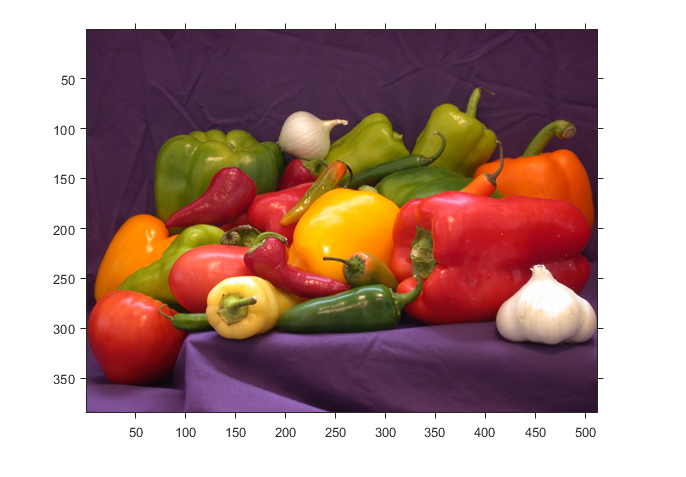
%> input picture Matlab/filter.png, 686 x 477 px
$ octave filter_code.m   (GNU Octave 9; MATLAB toolbox functions it lacks are replaced by stand-ins)
%> lines starting %> are read from the running program, lines starting %| are printed output that depends on the picture
%https://in.mathworks.com/help/images/ref/imfilter.html
%https://in.mathworks.com/help/images/ref/fspecial.html

originalRGB = imread('filter.png');
%> originalRGB is the input picture: size 477x686x3 uint8; mean R, G, B 173.3, 140.8, 135.4
imshow(originalRGB)

h = fspecial('motion', 50, 45);

filteredRGB = imfilter(originalRGB, h);
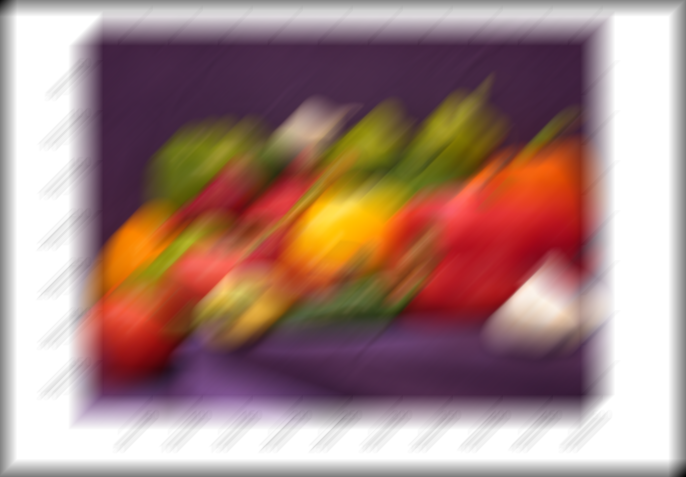
%> filteredRGB: size 477x686x3 uint8; mean R, G, B 165.4, 132.9, 127.5
figure, imshow(filteredRGB)

boundaryReplicateRGB = imfilter(originalRGB, h, 'replicate');
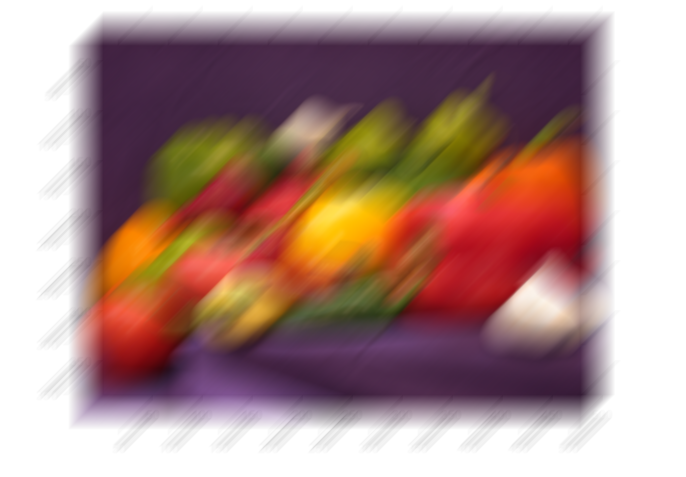
%> boundaryReplicateRGB: size 477x686x3 uint8; mean R, G, B 173.3, 140.8, 135.4; mean of the top-left, top-right, bottom-left and bottom-right quarters 134.7, 138.5, 164.4, 161.6
figure, imshow(boundaryReplicateRGB)

$ run again, with Matlab/img.png copied over Matlab/filter.png
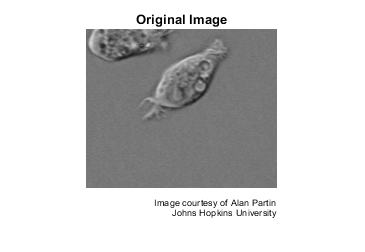
%> input picture Matlab/img.png, 365 x 252 px
%> originalRGB is the input picture: size 252x365x3 uint8; min 0, max 255, mean 207.8
%> `filteredRGB = imfilter(originalRGB, h);`:
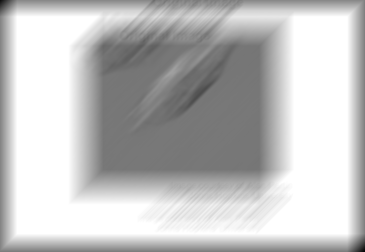
%> filteredRGB: size 252x365x3 uint8; min 1, max 255, mean 193.1
%> `boundaryReplicateRGB = imfilter(originalRGB, h, 'replicate');`:
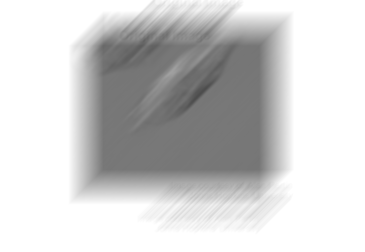
%> boundaryReplicateRGB: size 252x365x3 uint8; min 76, max 255, mean 207.8

$ run again, with Matlab/img1.png copied over Matlab/filter.png
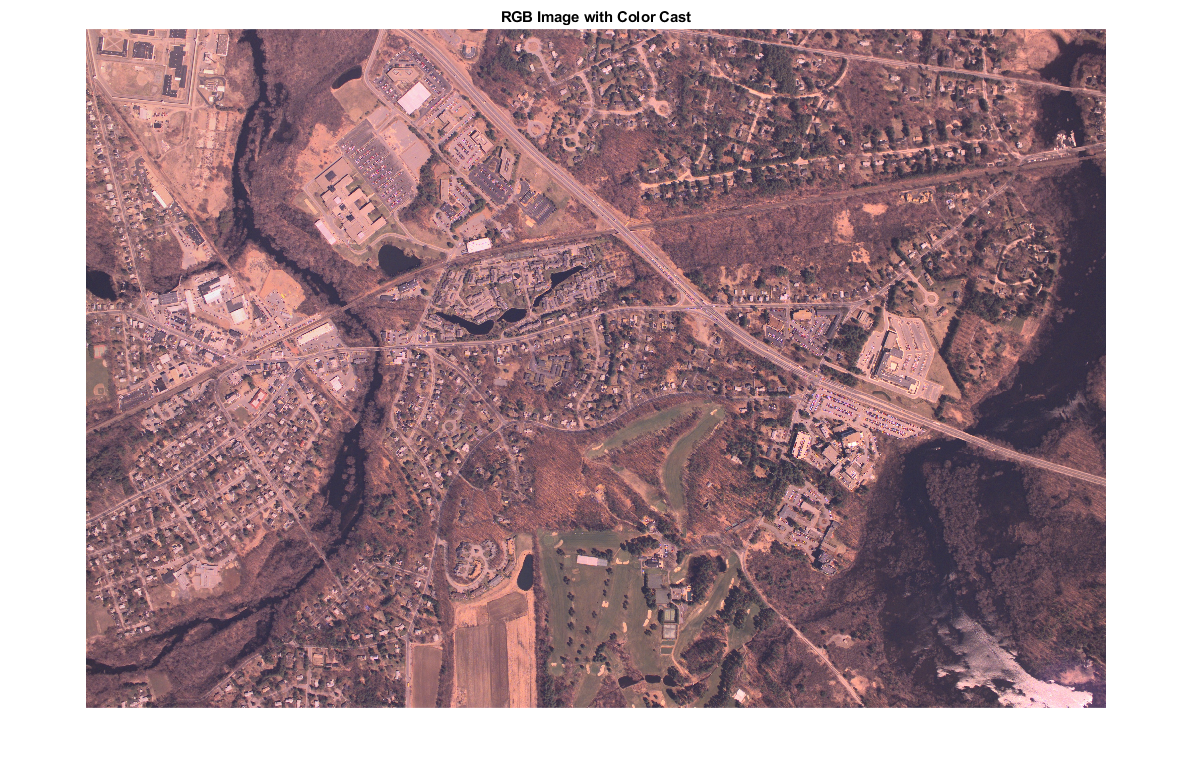
%> input picture Matlab/img1.png, 1194 x 772 px
%> originalRGB is the input picture: size 772x1194x3 uint8; mean R, G, B 166.8, 139.1, 144.7
%> `filteredRGB = imfilter(originalRGB, h);`:
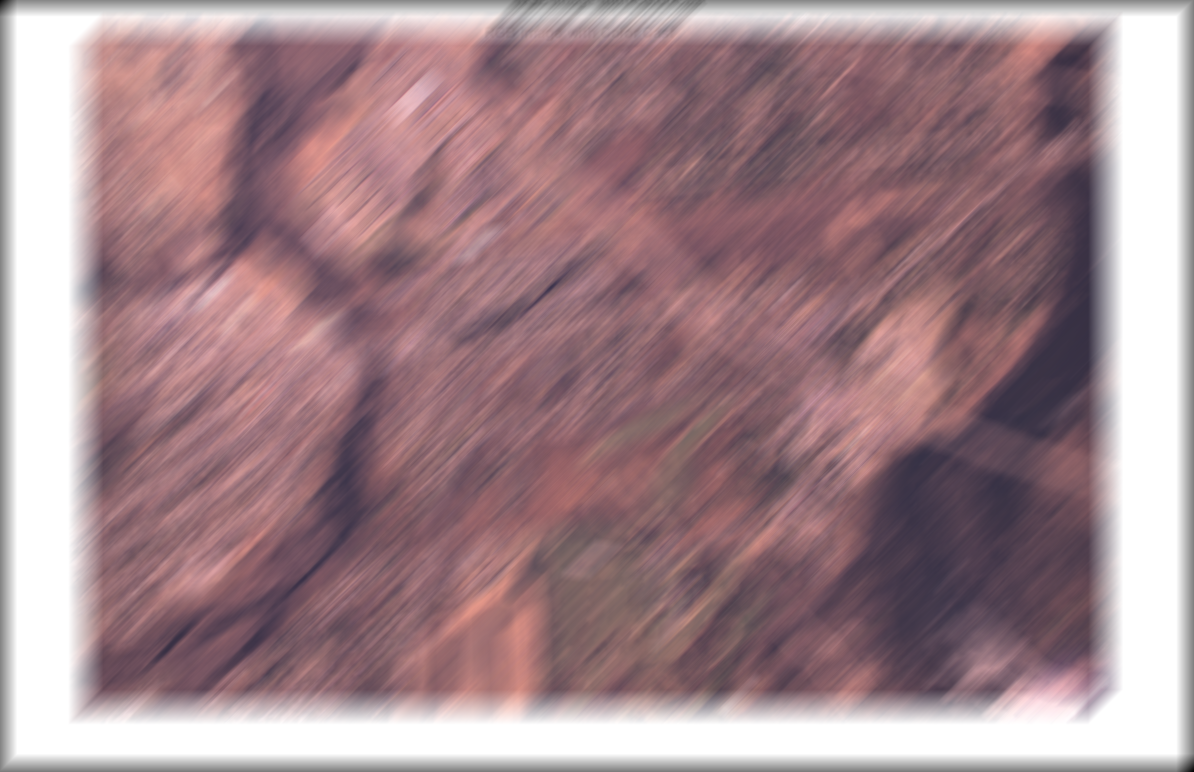
%> filteredRGB: size 772x1194x3 uint8; mean R, G, B 162, 134.4, 140
%> `boundaryReplicateRGB = imfilter(originalRGB, h, 'replicate');`:
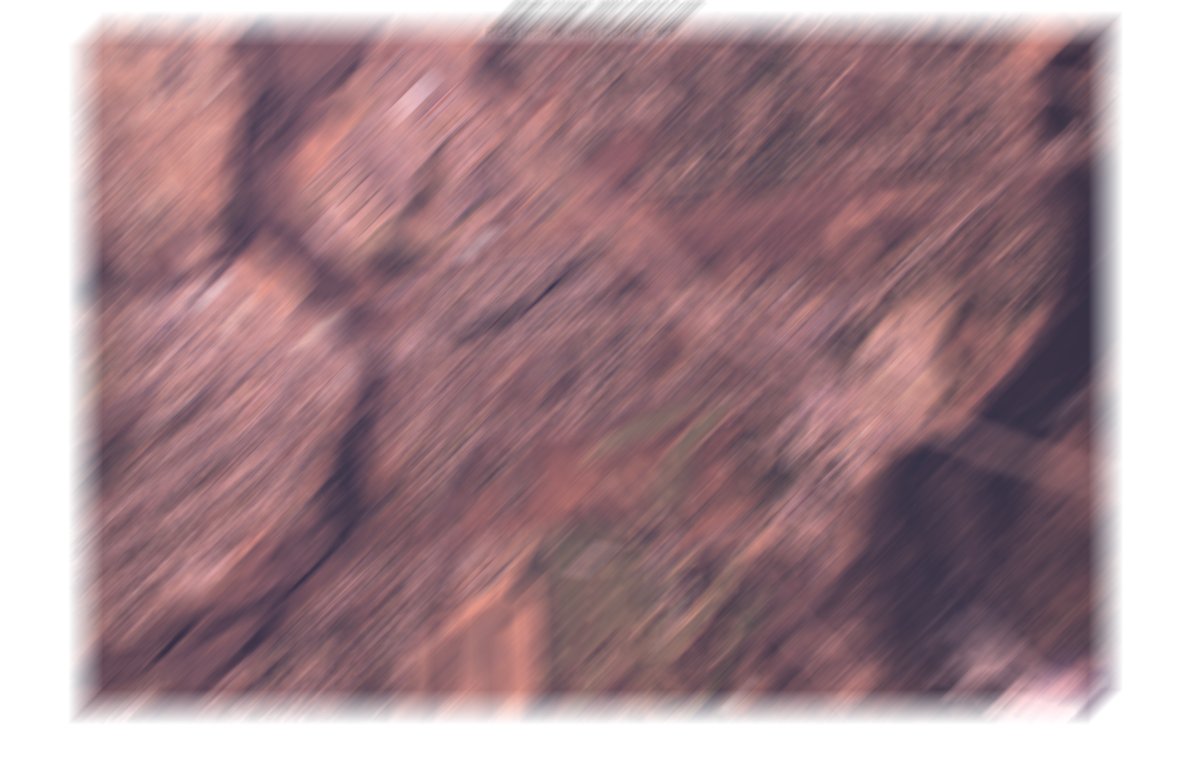
%> boundaryReplicateRGB: size 772x1194x3 uint8; mean R, G, B 166.8, 139.2, 144.8
